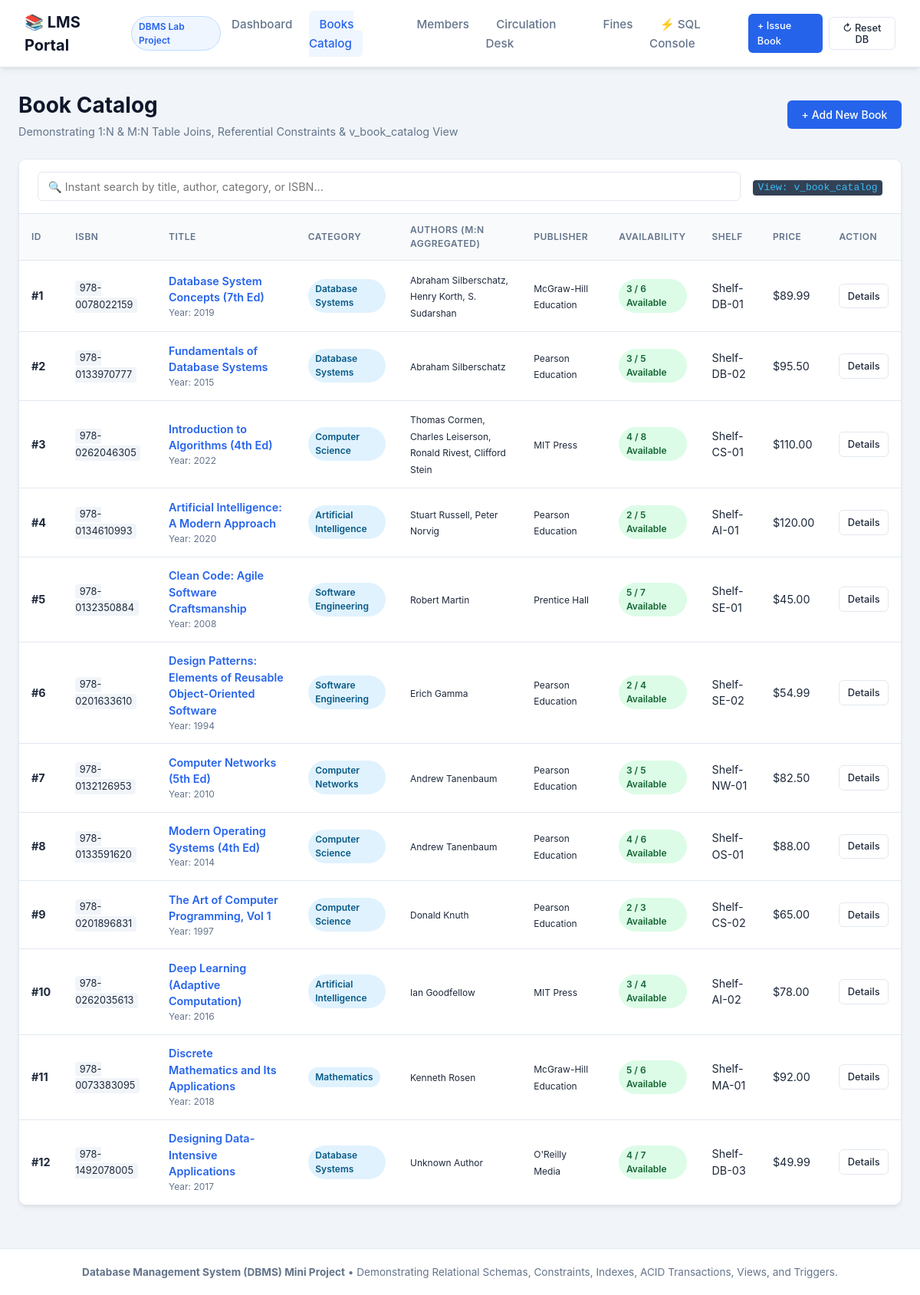
/books, run on the app's committed database.
### tables this page shows
CREATE TABLE books (
    book_id INTEGER PRIMARY KEY AUTOINCREMENT,
    isbn TEXT NOT NULL UNIQUE,
    title TEXT NOT NULL,
    category_id INTEGER NOT NULL,
    publisher_id INTEGER,
    publication_year INTEGER CHECK(publication_year >= 1000 AND publication_year <= 2100),
    total_copies INTEGER NOT NULL DEFAULT 1 CHECK(total_copies >= 0),
    available_copies INTEGER NOT NULL DEFAULT 1 CHECK(available_copies >= 0 AND available_copies <= total_copies),
    shelf_location TEXT,
    price REAL NOT NULL DEFAULT 0.0 CHECK(price >= 0.0),
    FOREIGN KEY (category_id) REFERENCES categories(category_id) ON DELETE RESTRICT,
    FOREIGN KEY (publisher_id) REFERENCES publishers(publisher_id) ON DELETE SET NULL
);

### app.py (the view)
@app.route("/books")
def books():
    book_list = database.query_all("SELECT * FROM v_book_catalog ORDER BY book_id ASC")
    categories = database.query_all("SELECT category_id, category_name FROM categories ORDER BY category_name ASC")
    publishers = database.query_all("SELECT publisher_id, name FROM publishers ORDER BY name ASC")
    authors = database.query_all("SELECT author_id, first_name, last_name FROM authors ORDER BY first_name, last_name ASC")
    return render_template(
        "books.html",
        books=book_list,
        categories=categories,
        publishers=publishers,
        authors=authors
    )

### database.py (called while the page is built)
def get_connection() -> sqlite3.Connection:
    conn = sqlite3.connect(DB_PATH)
    conn.execute("PRAGMA foreign_keys = ON;")
    conn.row_factory = sqlite3.Row
    return conn

def query_all(sql: str, params: tuple = ()) -> List[Dict[str, Any]]:
    conn = get_connection()
    try:
        cursor = conn.cursor()
        cursor.execute(sql, params)
        rows = cursor.fetchall()
        return [dict(row) for row in rows]
    finally:
        conn.close()

### templates/books.html (shortened to what this page needs)
{% extends 'base.html' %}
{% block content %}
<div class="page-header">
  <div>
    <h1 class="page-title">Book Catalog</h1>
    <p class="page-subtitle">Demonstrating 1:N &amp; M:N Table Joins, Referential Constraints &amp; v_book_catalog View</p>
  </div>
  <div>
    <button class="btn btn-primary" onclick="openModal('addBookModal')">+ Add New Book</button>
  </div>
</div>
<div class="card">
  <div class="card-header">
    <div style="display:flex;align-items:center;gap:1rem;flex-wrap:wrap;width:100%;">
      <div style="flex:1;min-width:250px;">
        <input type="text" id="bookSearchInput" placeholder="🔍 Instant search by title, author, category, or ISBN..." onkeyup="filterTable('bookSearchInput', 'booksTable')">
      </div>
      <div>
        <span class="sql-badge">View: v_book_catalog</span>
      </div>
    </div>
  </div>
  <div class="table-responsive">
    <table id="booksTable">
      <thead>
        <tr>
          <th>ID</th>
          <th>ISBN</th>
          <th>Title</th>
          <th>Category</th>
          <th>Authors (M:N Aggregated)</th>
          <th>Publisher</th>
          <th>Availability</th>
          <th>Shelf</th>
          <th>Price</th>
          <th>Action</th>
        </tr>
      </thead>
      <tbody>
        {% for book in books %}
        <tr>
          <td><strong>#{{ book.book_id }}</strong></td>
          <td><code style="font-size:0.8rem;background:#f1f5f9;padding:0.15rem 0.35rem;border-radius:4px;">{{ book.isbn }}</code></td>
          <td>
            <a href="{{ url_for('book_detail', book_id=book.book_id) }}" style="color:var(--primary);text-decoration:none;font-weight:600;">
              {{ book.title }}
            </a>
            <div style="font-size:0.75rem;color:var(--text-muted);">Year: {{ book.publication_year or 'N/A' }}</div>
          </td>
          <td><span class="badge badge-info">{{ book.category_name }}</span></td>
          <td><small>{{ book.authors }}</small></td>
          <td><small>{{ book.publisher_name or 'N/A' }}</small></td>
          <td>
            {% if book.available_copies > 0 %}
              <span class="badge badge-success">{{ book.available_copies }} / {{ book.total_copies }} Available</span>
            {% else %}
              <span class="badge badge-danger">Out of Stock (0/{{ book.total_copies }})</span>
            {% endif %}
          </td>
          <td>{{ book.shelf_location or 'N/A' }}</td>
          <td>${{ "%.2f"|format(book.price) }}</td>
          <td>
            <a href="{{ url_for('book_detail', book_id=book.book_id) }}" class="btn btn-secondary btn-sm">Details</a>
          </td>
        </tr>
        {% else %}
        <tr>
          <td colspan="10" style="text-align:center;padding:2rem;">No books found in the catalog.</td>
        </tr>
        {% endfor %}
      </tbody>
    </table>
  </div>
</div>
{% endblock %}

### static/css/style.css (style rules this page uses)
:root { --primary: #2563eb; --primary-hover: #1d4ed8; --secondary: #64748b; --success: #10b981; --warning: #f59e0b; --danger: #ef4444; --dark: #0f172a; --light: #f8fafc; --card-bg: #ffffff; --border: #e2e8f0; --text-main: #1e293b; --text-muted: #64748b; --radius: 10px; --shadow: 0 4px 6px -1px rgba(0, 0, 0, 0.07), 0 2px 4px -2px rgba(0, 0, 0, 0.05); --shadow-lg: 0 10px 15px -3px rgba(0, 0, 0, 0.08), 0 4px 6px -4px rgba(0, 0, 0, 0.04); }
* { margin: 0; padding: 0; box-sizing: border-box; font-family: -apple-system, BlinkMacSystemFont, "Segoe UI", Roboto, "Helvetica Neue", Arial, sans-serif; }
body { background-color: #f1f5f9; color: var(--text-main); line-height: 1.5; min-height: 100vh; display: flex; flex-direction: column; }
.page-header { display: flex; justify-content: space-between; align-items: center; margin-bottom: 1.5rem; flex-wrap: wrap; gap: 1rem; }
.page-title { font-size: 1.75rem; font-weight: 700; color: var(--dark); }
.page-subtitle { font-size: 0.9rem; color: var(--text-muted); margin-top: 0.2rem; }
.card { background: var(--card-bg); border: 1px solid var(--border); border-radius: var(--radius); box-shadow: var(--shadow); margin-bottom: 1.75rem; overflow: hidden; }
.card-header { padding: 1rem 1.5rem; border-bottom: 1px solid var(--border); background: #ffffff; display: flex; justify-content: space-between; align-items: center; flex-wrap: wrap; gap: 0.75rem; }
.table-responsive { overflow-x: auto; }
table { width: 100%; border-collapse: collapse; text-align: left; font-size: 0.9rem; }
th { background-color: #f8fafc; color: var(--text-muted); font-weight: 600; padding: 0.75rem 1rem; border-bottom: 1px solid var(--border); text-transform: uppercase; font-size: 0.75rem; letter-spacing: 0.5px; }
td { padding: 0.85rem 1rem; border-bottom: 1px solid var(--border); vertical-align: middle; }
tr:last-child td { border-bottom: none; }
.badge { display: inline-block; padding: 0.25rem 0.6rem; border-radius: 9999px; font-size: 0.75rem; font-weight: 600; }
.badge-success { background: #dcfce7; color: #166534; }
.badge-info { background: #e0f2fe; color: #075985; }
.btn { display: inline-flex; align-items: center; justify-content: center; gap: 0.4rem; font-weight: 500; font-size: 0.875rem; padding: 0.55rem 1.1rem; border-radius: 6px; cursor: pointer; border: 1px solid transparent; text-decoration: none; transition: all 0.2s ease; }
.btn-primary { background-color: var(--primary); color: #ffffff; }
.btn-secondary { background-color: #ffffff; color: var(--text-main); border-color: var(--border); }
.btn-sm { padding: 0.35rem 0.65rem; font-size: 0.8rem; }
input[type="text"], input[type="email"], input[type="number"], select, textarea { width: 100%; padding: 0.6rem 0.8rem; border-radius: 6px; border: 1px solid var(--border); background-color: #ffffff; color: var(--text-main); font-size: 0.9rem; outline: none; transition: border-color 0.2s ease, box-shadow 0.2s ease; }
.sql-badge { background: #334155; color: #38bdf8; font-family: monospace; padding: 0.15rem 0.4rem; border-radius: 4px; }

### data on the page
books: book_id "1", isbn "978-0078022159", title "Database System Concepts (7th Ed)", publication_year "2019", category_name "Database Systems", authors "Abraham Silberschatz, Henry Korth, S. Sudarshan", publisher_name "McGraw-Hill Education", available_copies "3", total_copies "6", shelf_location "Shelf-DB-01", price "89.99"
books: book_id "2", isbn "978-0133970777", title "Fundamentals of Database Systems", publication_year "2015", category_name "Database Systems", authors "Abraham Silberschatz", publisher_name "Pearson Education", available_copies "3", total_copies "5", shelf_location "Shelf-DB-02", price "95.50"
books: book_id "3", isbn "978-0262046305", title "Introduction to Algorithms (4th Ed)", publication_year "2022", category_name "Computer Science", authors "Thomas Cormen, Charles Leiserson, Ronald Rivest, Clifford Stein", publisher_name "MIT Press", available_copies "4", total_copies "8", shelf_location "Shelf-CS-01", price "110.00"
books: book_id "4", isbn "978-0134610993", title "Artificial Intelligence: A Modern Approach", publication_year "2020", category_name "Artificial Intelligence", authors "Stuart Russell, Peter Norvig", publisher_name "Pearson Education", available_copies "2", total_copies "5", shelf_location "Shelf-AI-01", price "120.00"
books: book_id "5", isbn "978-0132350884", title "Clean Code: Agile Software Craftsmanship", publication_year "2008", category_name "Software Engineering", authors "Robert Martin", publisher_name "Prentice Hall", available_copies "5", total_copies "7", shelf_location "Shelf-SE-01", price "45.00"
books: book_id "6", isbn "978-0201633610", title "Design Patterns: Elements of Reusable Object-Oriented Software", publication_year "1994", category_name "Software Engineering", authors "Erich Gamma", publisher_name "Pearson Education", available_copies "2", total_copies "4", shelf_location "Shelf-SE-02", price "54.99"
books: book_id "7", isbn "978-0132126953", title "Computer Networks (5th Ed)", publication_year "2010", category_name "Computer Networks", authors "Andrew Tanenbaum", publisher_name "Pearson Education", available_copies "3", total_copies "5", shelf_location "Shelf-NW-01", price "82.50"
books: book_id "8", isbn "978-0133591620", title "Modern Operating Systems (4th Ed)", publication_year "2014", category_name "Computer Science", authors "Andrew Tanenbaum", publisher_name "Pearson Education", available_copies "4", total_copies "6", shelf_location "Shelf-OS-01", price "88.00"
books: book_id "9", isbn "978-0201896831", title "The Art of Computer Programming, Vol 1", publication_year "1997", category_name "Computer Science", authors "Donald Knuth", publisher_name "Pearson Education", available_copies "2", total_copies "3", shelf_location "Shelf-CS-02", price "65.00"
books: book_id "10", isbn "978-0262035613", title "Deep Learning (Adaptive Computation)", publication_year "2016", category_name "Artificial Intelligence", authors "Ian Goodfellow", publisher_name "MIT Press", available_copies "3", total_copies "4", shelf_location "Shelf-AI-02", price "78.00"
books: book_id "11", isbn "978-0073383095", title "Discrete Mathematics and Its Applications", publication_year "2018", category_name "Mathematics", authors "Kenneth Rosen", publisher_name "McGraw-Hill Education", available_copies "5", total_copies "6", shelf_location "Shelf-MA-01", price "92.00"
books: book_id "12", isbn "978-1492078005", title "Designing Data-Intensive Applications", publication_year "2017", category_name "Database Systems", authors "Unknown Author", publisher_name "O'Reilly Media", available_copies "4", total_copies "7", shelf_location "Shelf-DB-03", price "49.99"
